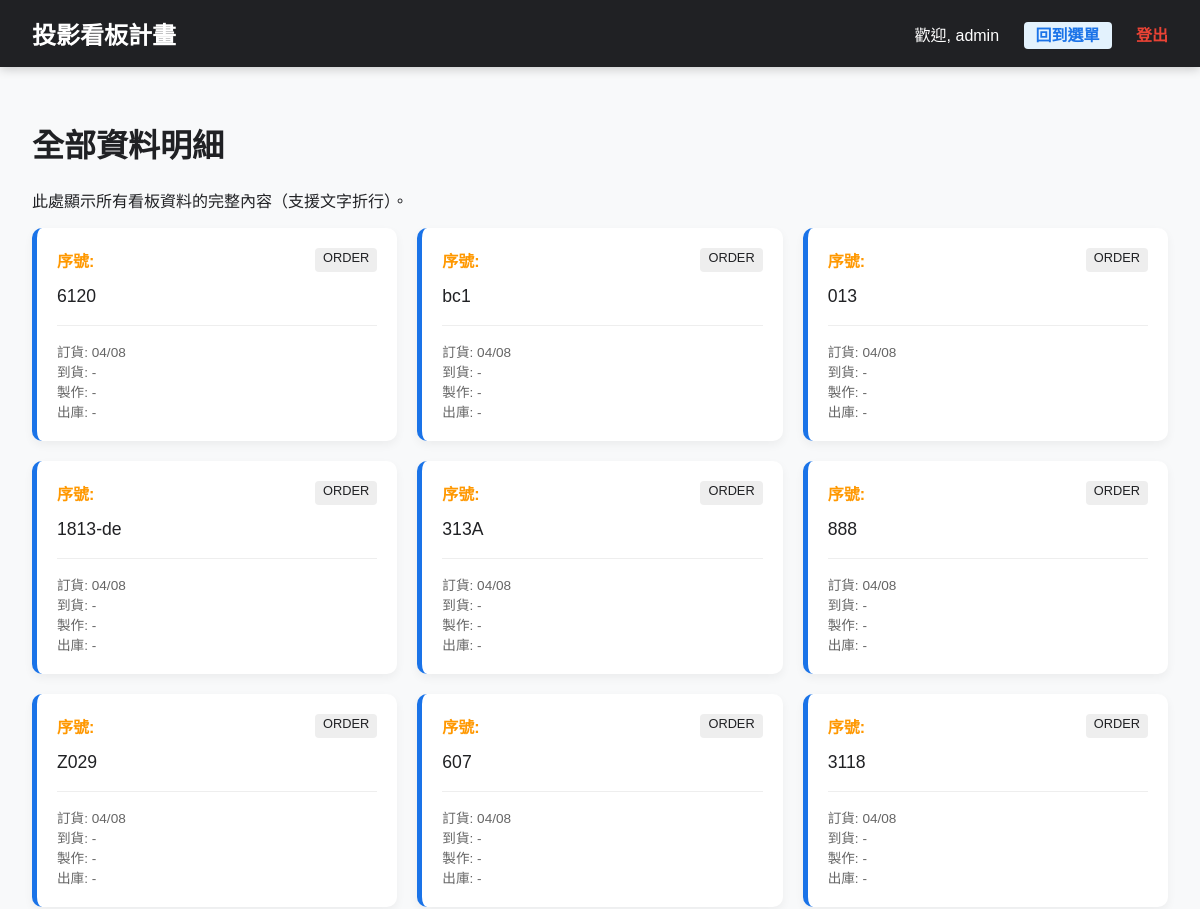
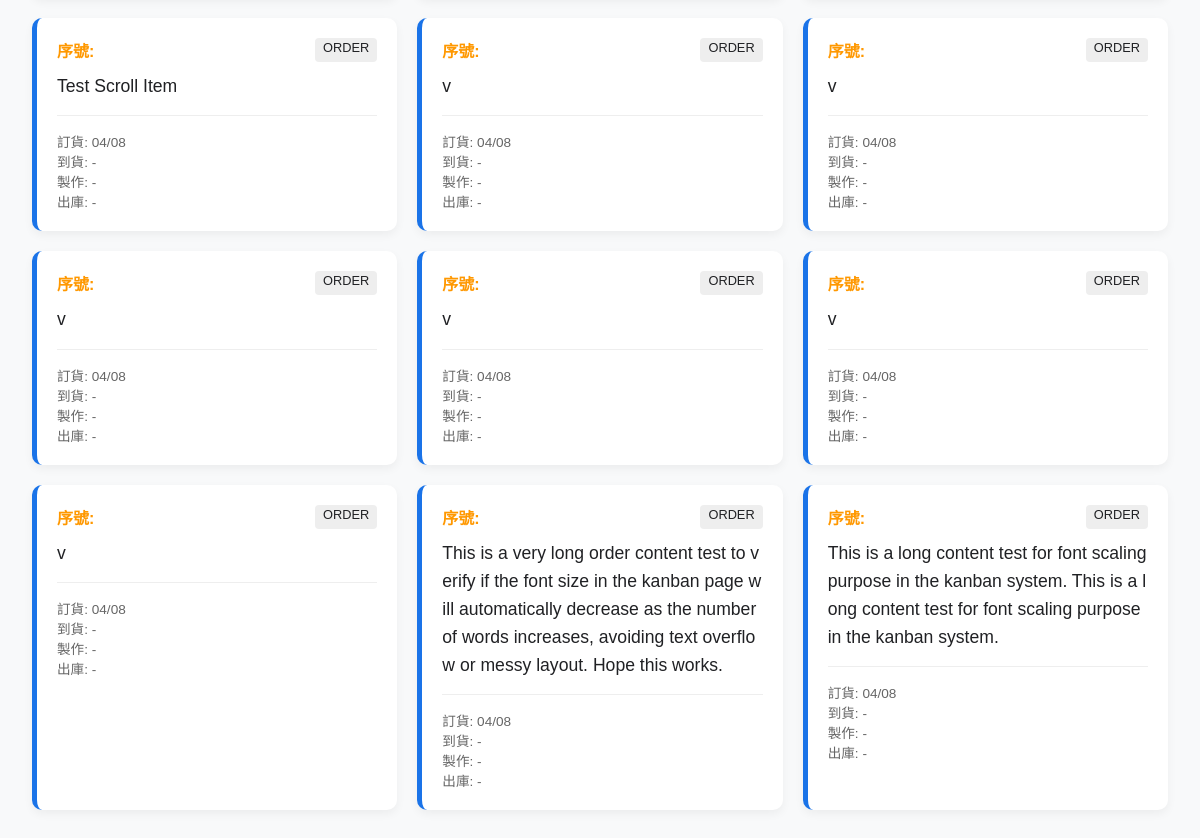
The app's page /all_data (signed in), older data (2 pictures, top to bottom).
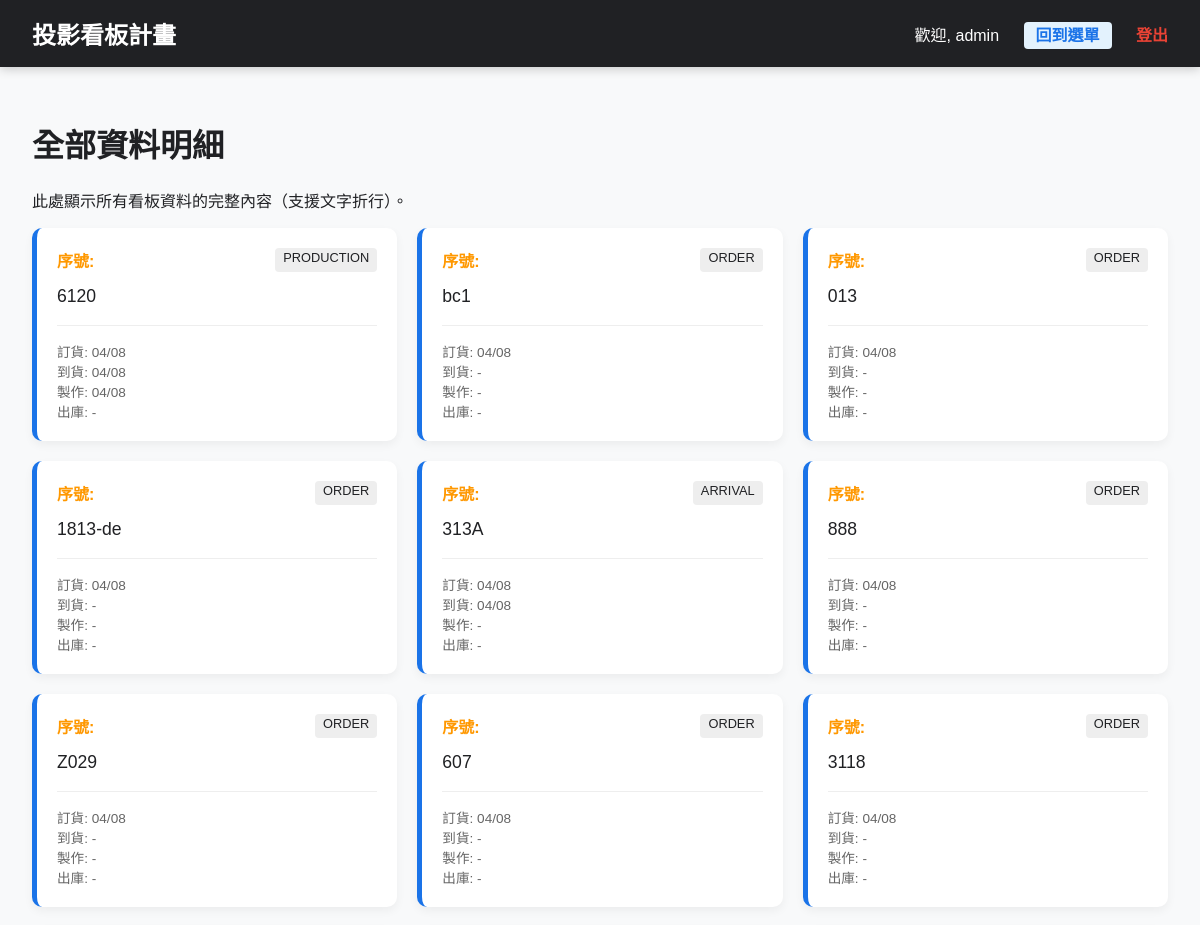
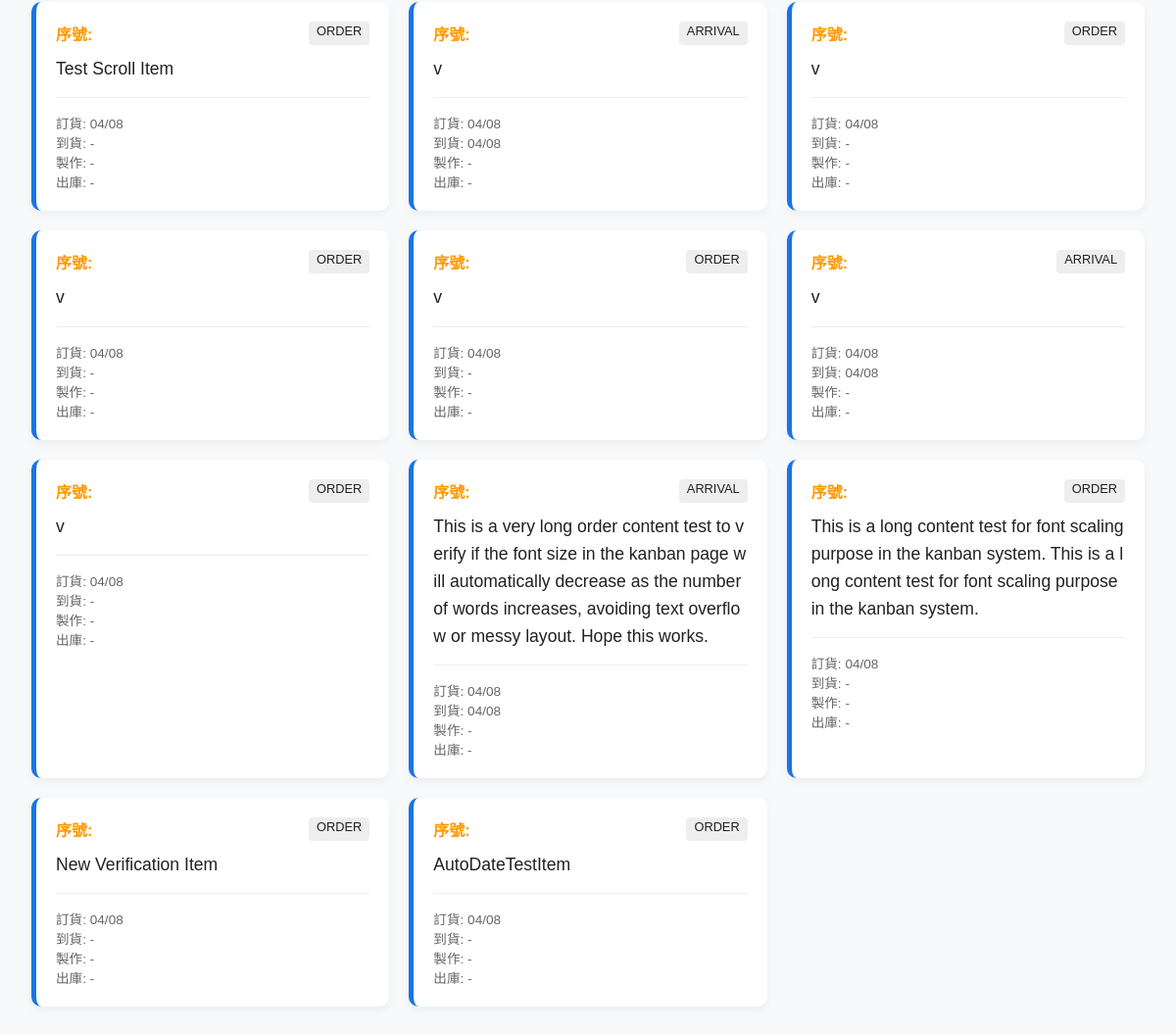
The same page, newer data (2 pictures, top to bottom).
### models.py (models this page shows)
class SignboardItem(db.Model):
    id = db.Column(db.Integer, primary_key=True)
    content = db.Column(db.Text, nullable=False)
    remark = db.Column(db.Text) # 備註 (選填)
    current_stage = db.Column(db.String(20), default='ORDER')
    order_date = db.Column(db.String(10))
    arrival_date = db.Column(db.String(10))
    production_date = db.Column(db.String(10))
    delivery_date = db.Column(db.String(10))
    updated_at = db.Column(db.DateTime, default=datetime.utcnow, onupdate=datetime.utcnow)

### main.py (the view)
@app.route('/all_data')
def all_data():
    if 'user_id' not in session:
        return redirect(url_for('index'))
    items = SignboardItem.query.all()
    return render_template('all_data.html', items=items)

### main.py (called while the page is built)
def get_config(key, default=None):
    config = SystemConfig.query.filter_by(key=key).first()
    return config.value if config else default

@app.context_processor
def inject_config():
    return {'site_title': get_config('site_title', '中國到貨看板系統')}

### templates/all_data.html (shortened to what this page needs)
{% extends "layout.html" %}
{% block content %}
<h1>全部資料明細</h1>
<p>此處顯示所有看板資料的完整內容（支援文字折行）。</p>
<div style="display: grid; grid-template-columns: repeat(auto-fill, minmax(300px, 1fr)); gap: 20px;">
    {% for item in items %}
    <div style="background: white; padding: 20px; border-radius: 10px; box-shadow: 0 4px 10px rgba(0,0,0,0.05); border-left: 5px solid #1a73e8;">
        <div style="display: flex; justify-content: space-between; margin-bottom: 10px;">
            <span style="font-weight: bold; color: #ff9800;">序號: {{ item.sequence_id }}</span>
            <span style="background: #eee; padding: 2px 8px; border-radius: 4px; font-size: 0.8rem;">{{ item.current_stage }}</span>
        </div>
        <div style="font-size: 1.1rem; line-height: 1.6; word-break: break-all;">
            {{ item.content }}
        </div>
        <hr style="border: 0; border-top: 1px solid #eee; margin: 15px 0;">
        <div style="font-size: 0.85rem; color: #666;">
            <div>訂貨: {{ item.order_date or '-' }}</div>
            <div>到貨: {{ item.arrival_date or '-' }}</div>
            <div>製作: {{ item.production_date or '-' }}</div>
            <div>出庫: {{ item.delivery_date or '-' }}</div>
        </div>
    </div>
    {% endfor %}
</div>
{% endblock %}

### templates/layout.html (shortened to what this page needs)
<!DOCTYPE html>
<html lang="zh-Hant">
<head>
</head>
<body>
    <div class="nav-header">
        <div style="font-size: 1.5rem; font-weight: bold;">投影看板計畫</div>
        <div class="nav-links">
            <span>歡迎, {{ session.username }}</span>
            {% if request.endpoint not in ['admin_home', 'index'] %}
            <a href="/admin_home" style="background: #e3f2fd; color: #1a73e8; padding: 5px 12px; border-radius: 4px;">回到選單</a>
            {% endif %}
            <a href="/logout" style="color: var(--danger);">登出</a>
        </div>
    </div>
    <div class="container">
        {% block content %}{% endblock %}
    </div>
</body>
</html>

### templates/layout.html (style rules this page uses)
:root { --primary: #1a73e8; --success: #34a853; --warning: #fbbc05; --danger: #ea4335; --info: #4285f4; --dark: #202124; --light: #f8f9fa; }
body { font-family: 'Microsoft JhengHei', sans-serif; margin: 0; background: var(--light); color: var(--dark); }
.nav-header { background: var(--dark); color: white; padding: 1rem 2rem; display: flex; justify-content: space-between; align-items: center; box-shadow: 0 2px 10px rgba(0,0,0,0.2); }
.nav-links a { color: #ccc; text-decoration: none; margin-left: 20px; font-weight: bold; }
.container { padding: 2rem; max-width: 1200px; margin: 0 auto; }

Row changes from the older to the newer data that the page shows:
changed SignboardItem: current_stage "ORDER" → "PRODUCTION"; arrival_date "-" → "04/08"; production_date "-" → "04/08"
changed SignboardItem (number 5 of 20 on the later page): current_stage "ORDER" → "ARRIVAL"; arrival_date "-" → "04/08"
changed SignboardItem (number 11 of 20 on the later page): current_stage "ORDER" → "ARRIVAL"; arrival_date "-" → "04/08"
changed SignboardItem (number 15 of 20 on the later page): current_stage "ORDER" → "ARRIVAL"; arrival_date "-" → "04/08"
changed SignboardItem (number 17 of 20 on the later page): current_stage "ORDER" → "ARRIVAL"; arrival_date "-" → "04/08"
added SignboardItem: current_stage "ORDER", content "New Verification Item", order_date "04/08", arrival_date "-", production_date "-", delivery_date "-"
added SignboardItem: current_stage "ORDER", content "AutoDateTestItem", order_date "04/08", arrival_date "-", production_date "-", delivery_date "-"
